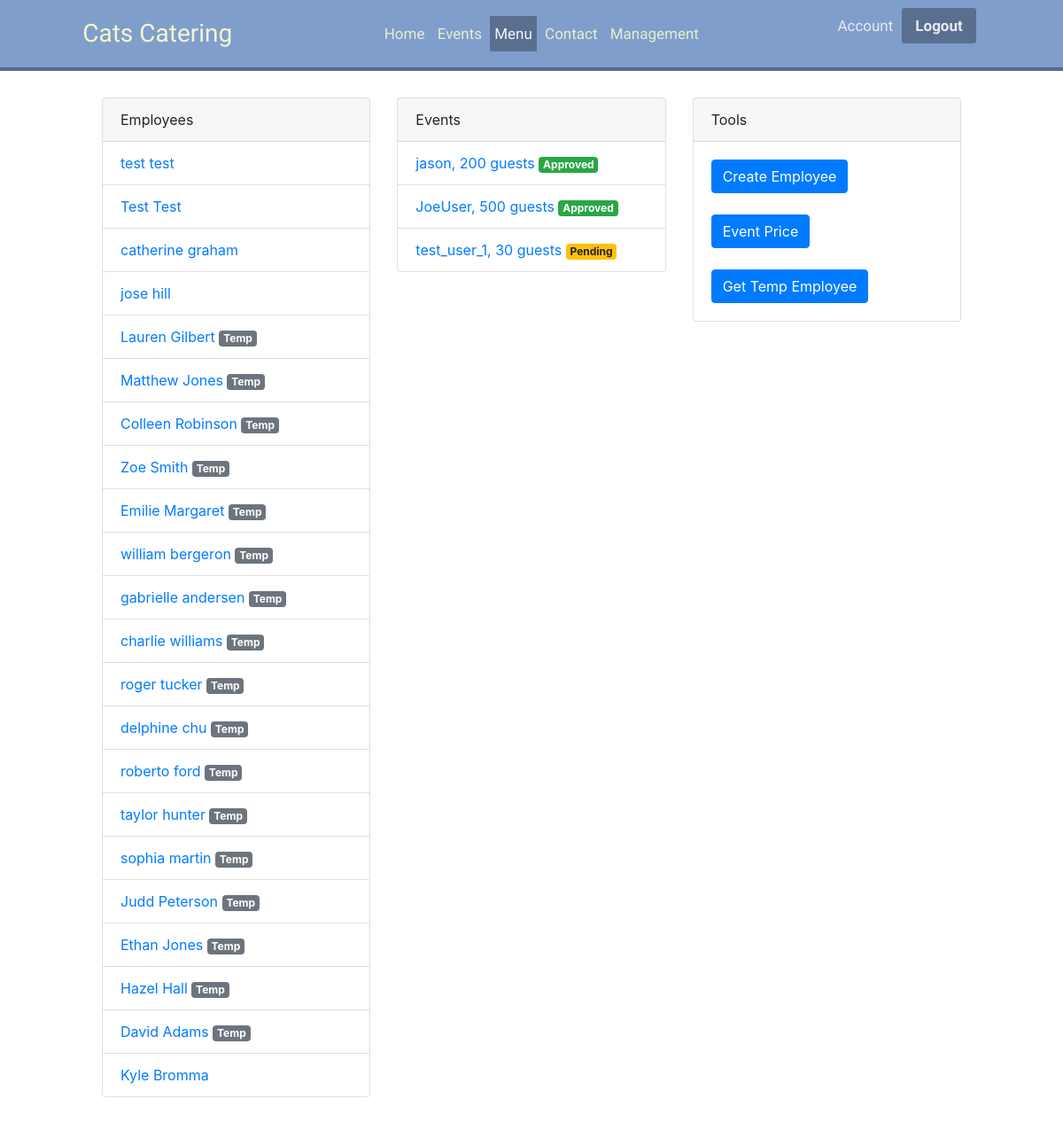
The app's page /management/ (signed in), older data.
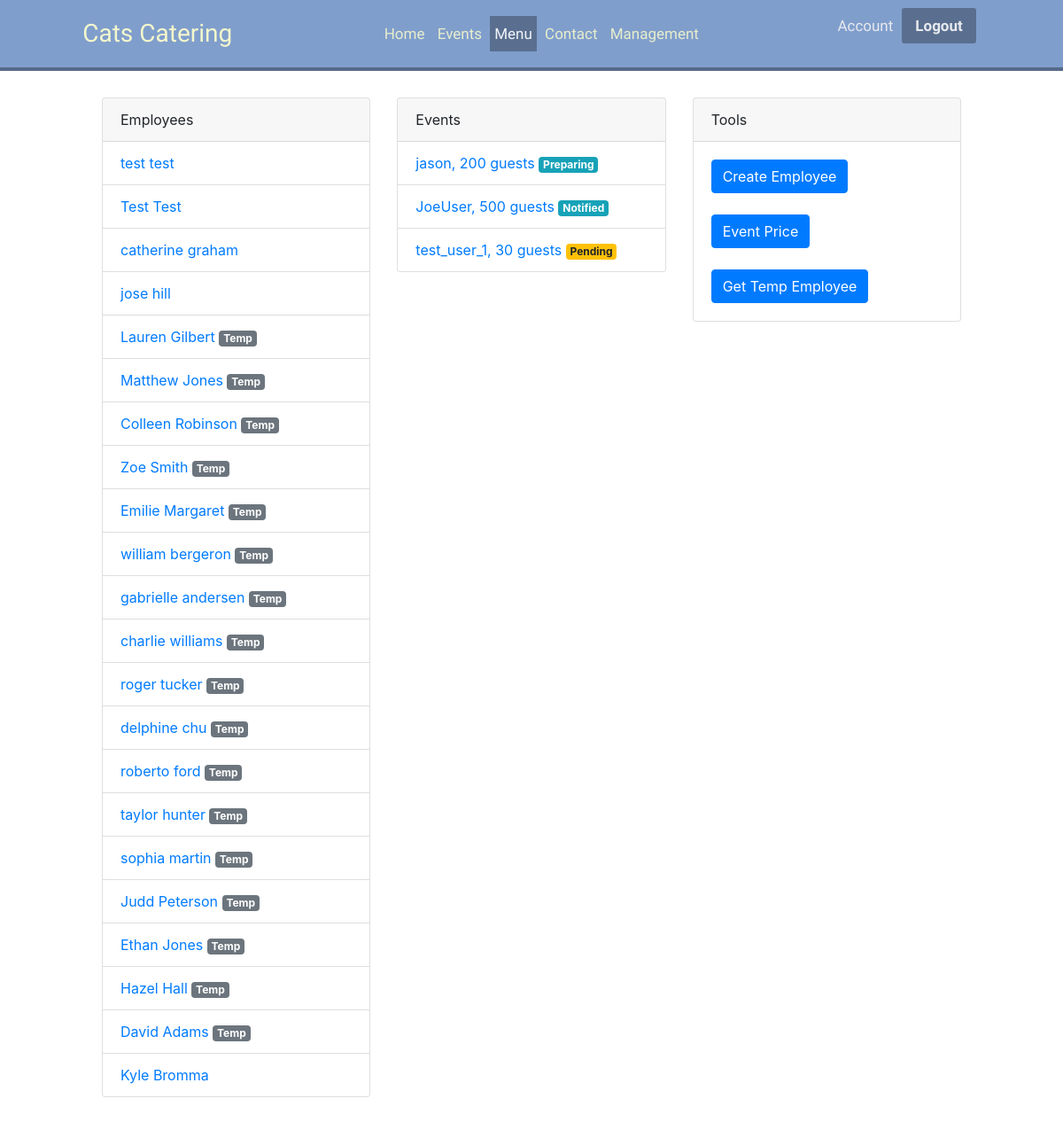
The same page, newer data.
### events/models.py (models this page shows, shortened)
class Event(models.Model):
	EVENT_TYPE = (
		('Wedding', 'Wedding'),
		('Corporate', 'Corporate'),
		('Private', 'Private'),
		('Social', 'Social'),
		('Bar', 'Bar'),
	)
	user = models.ForeignKey(User, on_delete=models.CASCADE)
	event_type = models.CharField(
	    max_length=50, choices=EVENT_TYPE, blank=True, default='Social', help_text='Event type.')
	numGuests = models.IntegerField(
	    'Number of Guests', help_text="Enter the number of guests.")
	date = models.DateField(default=default_start_day,
	                        help_text="Enter date of event.")
	startTime = models.TimeField(default=datetime.time(
	    16, 00), help_text="Specify start time of event.")
	endDate = models.DateField(default=default_start_day,
	                           help_text="If event goes into next day, please edit.")
	endTime = models.TimeField(default=datetime.time(
	    22, 00), help_text="Enter end time.")
	location = models.CharField(max_length=255, help_text="Enter location")
	menu = models.ForeignKey(Menu, null=True, blank=True,
	                         help_text="Choose a menu")
	menu_cost = models.DecimalField(max_digits=10, decimal_places=2, default=0.00)
	employee_cost = models.DecimalField(
	    max_digits=6, decimal_places=2, default=0.00)
	suggested_price = models.DecimalField(
	    max_digits=10, decimal_places=2, default=0.00)
	EVENT_STATUS = (
		('p', 'Pending'),
		('a', 'Approved'),
		('n', 'Notified'),
		('w', 'Working On'),
		('c', 'Complete'),
	)
	status = models.CharField(max_length=1, choices=EVENT_STATUS, blank=True, default='p',
		help_text='Event Status')
	def __str__(self):
		return "%s, %s guests" % (self.user, self.numGuests)
	class Meta:
		ordering = ["date"]
		permissions = (("can_mark_approved", "Set event as approved."),)

### management/views.py (the view)
@user_passes_test(is_manager, redirect_field_name = '/', login_url='/')
def dashboard(request):
	employee_list = Employee.objects.all()
	event_list = Event.objects.all()
	context = {'employee_list': employee_list, 'event_list': event_list}
	return render(request, 'management/dashboard.html', context)

### commons/templatetags/cache_bust.py (called while the page is built)
@register.simple_tag(name='cache_bust')
def cache_bust():
    if settings.DEBUG:
        version = uuid.uuid1()
    else:
        version = os.environ.get('PROJECT_VERSION')
        if version is None:
            version = '1'
    return '__v__={version}'.format(version=version)

### management/views.py (called while the page is built)
def is_manager(user):
	return user.groups.filter(name='managers').exists()

### management/templates/management/dashboard.html (shortened to what this page needs)
{% extends "base.html" %}
{% load staticfiles % }
{% block extraStatic %}
	<link href="https://maxcdn.bootstrapcdn.com/bootstrap/4.0.0-beta.2/css/bootstrap.min.css" rel="stylesheet">
{% block content %}
	<div class="container">
		<div class="row">
			<div class="col-md-4">
				<div class="card">
					<div class="card-header">Employees</div>
					{% if employee_list %}
					    <ul class="list-group list-group-flush">
		    			{% for employee in employee_list %}
		    				<li class="list-group-item"><a href="{% url 'management:employee' employee.id %}">{{employee.profile.user.first_name}} {{employee.profile.user.last_name}}</a>
		    				{% if employee.is_temp %}
		    					<span class="badge badge-secondary">Temp</span>
		    				{% endif %}
		    				</li>
		    			{% endfor %}
		    			</ul>
	    			{% else %}
	    				<div class="card-body">
	    					<p>No employees exist</p>
	    				</div>
					{% endif %}
				</div>
			</div>
			<div class="col-md-4">
				<div class="card">
	  				<div class="card-header">Events</div>
					{% if event_list %}
					    <ul class="list-group list-group-flush">
		    			{% for event in event_list %}
		        		<li class="list-group-item"><a href="{% url 'manager-event-update' event.id %}">{{event}}</a>
		        		{% if event.status == "p" %}
			              <span class="badge badge-warning">Pending</span>
			            {% elif event.status == "a" %}
			              <span class="badge badge-success">Approved</span>
			            {% elif event.status == "n"%}
			              <span class="badge badge-info">Notified</span>
			            {% elif event.status == "w"%}
			              <span class="badge badge-info">Preparing</span>
			            {% elif event.status == "c"%}
			              <span class="badge badge-success">Complete!</span>
			            {% endif %}</li>
		    			{% endfor %}
		    			</ul>
	    			{% else %}
	    				<div class="card-body">
	    					<p>No Events Exist</p>
	    				</div>
					{% endif %}
				</div>
			</div>
			<div class="col-md-4">
				<div class="card">
	  				<div class="card-header">Tools</div>
		  				<div class="card-body">
		    				<a href="{% url 'management:create_employee' %}" class="btn btn-primary">Create Employee</a>
		    				<br>&nbsp;</br>
		    				<a href="{% url 'management:event_price' %}" class="btn btn-primary">Event Price</a>
		    				<br>&nbsp;</br>
		    				<a href="{% url 'management:temp_employee' %}" class="btn btn-primary">Get Temp Employee</a>
		    			</div>
	  				</div>
				</div>
			</div>
		</div>
	</div>
{% endblock %}

Row changes from the older to the newer data that the page shows:
changed Event "jason, 200 guests": status "Approved" → "Preparing"
changed Event "JoeUser, 500 guests": status "Approved" → "Notified"
